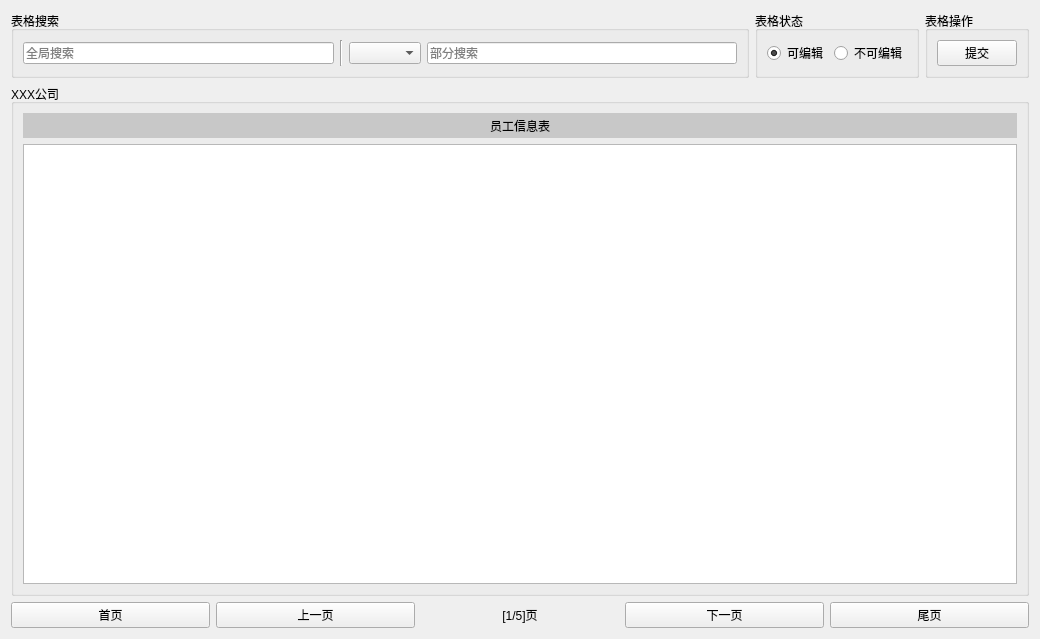
<?xml version="1.0" encoding="UTF-8"?>
<ui version="4.0">
 <class>Page</class>
 <widget class="QWidget" name="Page">
  <property name="geometry">
   <rect>
    <x>0</x>
    <y>0</y>
    <width>1040</width>
    <height>639</height>
   </rect>
  </property>
  <property name="windowTitle">
   <string>Form</string>
  </property>
  <layout class="QGridLayout" name="gridLayout">
   <item row="0" column="0">
    <widget class="QGroupBox" name="groupBox_1">
     <property name="title">
      <string>表格搜索</string>
     </property>
     <layout class="QHBoxLayout" name="horizontalLayout_1">
      <item>
       <widget class="QLineEdit" name="global_search">
        <property name="focusPolicy">
         <enum>Qt::ClickFocus</enum>
        </property>
        <property name="frame">
         <bool>true</bool>
        </property>
        <property name="placeholderText">
         <string>全局搜索</string>
        </property>
        <property name="clearButtonEnabled">
         <bool>true</bool>
        </property>
       </widget>
      </item>
      <item>
       <widget class="Line" name="line">
        <property name="orientation">
         <enum>Qt::Vertical</enum>
        </property>
       </widget>
      </item>
      <item>
       <widget class="QComboBox" name="search_field"/>
      </item>
      <item>
       <widget class="QLineEdit" name="partial_search">
        <property name="focusPolicy">
         <enum>Qt::ClickFocus</enum>
        </property>
        <property name="frame">
         <bool>true</bool>
        </property>
        <property name="placeholderText">
         <string>部分搜索</string>
        </property>
        <property name="clearButtonEnabled">
         <bool>true</bool>
        </property>
       </widget>
      </item>
     </layout>
    </widget>
   </item>
   <item row="0" column="1">
    <widget class="QGroupBox" name="groupBox_2">
     <property name="title">
      <string>表格状态</string>
     </property>
     <layout class="QHBoxLayout" name="horizontalLayout_2">
      <item>
       <widget class="QRadioButton" name="editable">
        <property name="focusPolicy">
         <enum>Qt::NoFocus</enum>
        </property>
        <property name="text">
         <string>可编辑</string>
        </property>
        <property name="checked">
         <bool>true</bool>
        </property>
       </widget>
      </item>
      <item>
       <widget class="QRadioButton" name="uneditable">
        <property name="focusPolicy">
         <enum>Qt::NoFocus</enum>
        </property>
        <property name="text">
         <string>不可编辑</string>
        </property>
       </widget>
      </item>
     </layout>
    </widget>
   </item>
   <item row="0" column="2">
    <widget class="QGroupBox" name="groupBox_3">
     <property name="title">
      <string>表格操作</string>
     </property>
     <layout class="QHBoxLayout" name="horizontalLayout_3">
      <item>
       <widget class="QPushButton" name="submit">
        <property name="focusPolicy">
         <enum>Qt::NoFocus</enum>
        </property>
        <property name="text">
         <string>提交</string>
        </property>
       </widget>
      </item>
     </layout>
    </widget>
   </item>
   <item row="1" column="0" colspan="3">
    <widget class="QGroupBox" name="groupBox_4">
     <property name="title">
      <string>XXX公司</string>
     </property>
     <layout class="QVBoxLayout" name="verticalLayout_4">
      <item>
       <widget class="QLabel" name="title">
        <property name="minimumSize">
         <size>
          <width>0</width>
          <height>25</height>
         </size>
        </property>
        <property name="styleSheet">
         <string notr="true">background-color: rgb(200, 200, 200);</string>
        </property>
        <property name="text">
         <string>员工信息表</string>
        </property>
        <property name="alignment">
         <set>Qt::AlignCenter</set>
        </property>
       </widget>
      </item>
      <item>
       <widget class="QTableWidget" name="tableWidget">
        <property name="focusPolicy">
         <enum>Qt::NoFocus</enum>
        </property>
        <property name="contextMenuPolicy">
         <enum>Qt::CustomContextMenu</enum>
        </property>
        <property name="selectionBehavior">
         <enum>QAbstractItemView::SelectRows</enum>
        </property>
        <property name="gridStyle">
         <enum>Qt::DashDotLine</enum>
        </property>
        <property name="cornerButtonEnabled">
         <bool>false</bool>
        </property>
       </widget>
      </item>
     </layout>
    </widget>
   </item>
   <item row="2" column="0" colspan="3">
    <widget class="QWidget" name="info_form_page_bar" native="true">
     <layout class="QHBoxLayout" name="horizontalLayout_4">
      <property name="leftMargin">
       <number>0</number>
      </property>
      <property name="topMargin">
       <number>0</number>
      </property>
      <property name="rightMargin">
       <number>0</number>
      </property>
      <property name="bottomMargin">
       <number>0</number>
      </property>
      <item>
       <widget class="QPushButton" name="form_first_page">
        <property name="focusPolicy">
         <enum>Qt::NoFocus</enum>
        </property>
        <property name="text">
         <string>首页</string>
        </property>
       </widget>
      </item>
      <item>
       <widget class="QPushButton" name="form_previous_page">
        <property name="focusPolicy">
         <enum>Qt::NoFocus</enum>
        </property>
        <property name="text">
         <string>上一页</string>
        </property>
       </widget>
      </item>
      <item>
       <widget class="QLabel" name="form_page_num">
        <property name="text">
         <string>[1/5]页</string>
        </property>
        <property name="alignment">
         <set>Qt::AlignCenter</set>
        </property>
       </widget>
      </item>
      <item>
       <widget class="QPushButton" name="form_next_page">
        <property name="focusPolicy">
         <enum>Qt::NoFocus</enum>
        </property>
        <property name="text">
         <string>下一页</string>
        </property>
       </widget>
      </item>
      <item>
       <widget class="QPushButton" name="form_last_page">
        <property name="focusPolicy">
         <enum>Qt::NoFocus</enum>
        </property>
        <property name="text">
         <string>尾页</string>
        </property>
       </widget>
      </item>
     </layout>
    </widget>
   </item>
  </layout>
 </widget>
 <resources/>
 <connections/>
</ui>
